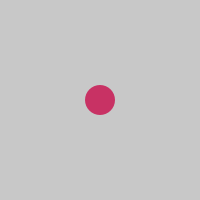
Frame 1 (no input)
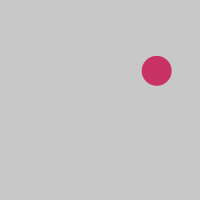
Frame 60 (the mouse pressed at the canvas centre just before this capture)
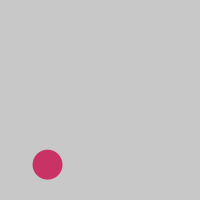
Frame 120 (the mouse held since frame 60 and released just before this capture)

The Processing sketch that drew these frames (run headless with seeded random() and noise(); from frame 60 on, the mouse is pressed at the canvas centre):

// Processing sketch: processing_20044
// ── processing_20044.pde

float x,y;
float diametre;

void setup()  {
  size(200,200); 
  fill(200,50,100); 
  frameRate(10);
  noStroke();
  diametre = 30;
  x = width / 2;
  y = height / 2;
  smooth();
}


void draw() {
 
 background(200);
 
 if ( random(100) < 10 ) {
   x = random(diametre/2,width-diametre/2);
   y = random(diametre/2, height-diametre/2);
 }
  
  ellipse(x,y,diametre,diametre);
  
}
